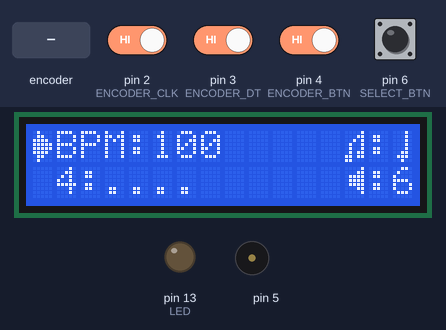
Bench run of a sketch on a simulated Arduino Uno, built with avr-gcc and run on an emulated ATmega328P. Shown: 16×2 character LCD, output pins drawn as LEDs (lit = HIGH), buzzer (waves = sounding). Dashed ring = blinking. The inputs (shaded band) are chosen by the test bench; at power-on: pin 2 (ENCODER_CLK), pin 3 (ENCODER_DT), pin 4 (ENCODER_BTN), pin 6 (SELECT_BTN) HIGH.

Above: at 3.2 s.
3.3 s: pin 6 (SELECT_BTN) pulled LOW for 0.15 s
At 4.2 s:
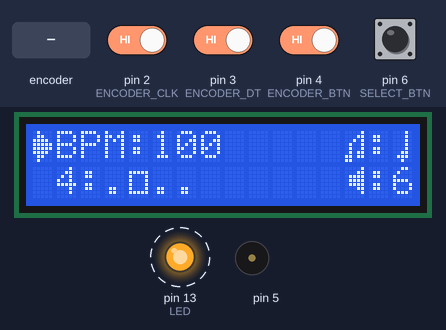
5.4 s: pin 4 (ENCODER_BTN) driven LOW
At 5.5 s:
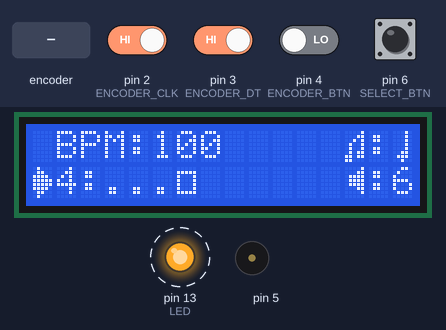
7.3 s: pin 6 (SELECT_BTN) pulled LOW for 1 s
At 7.36 s:
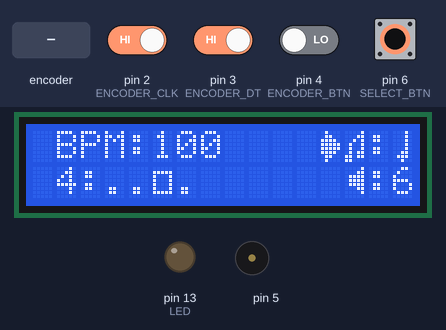
9.9 s: pin 6 (SELECT_BTN) pulled LOW for 0.15 s
At 10.86 s:
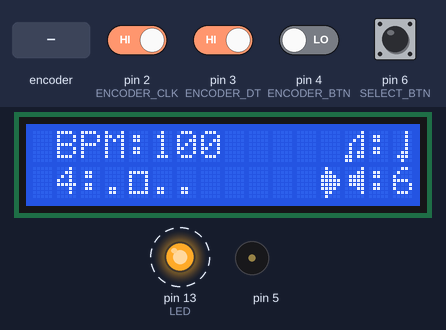
13.0 s: pin 6 (SELECT_BTN) pulled LOW for 3.2 s
At 13.12 s:
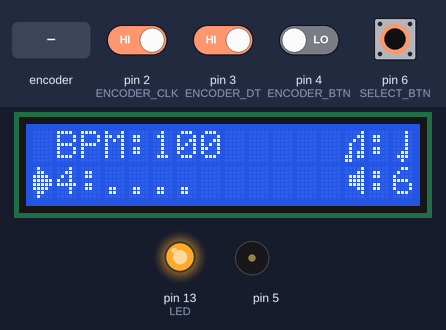
17.7 s: rotary encoder on pin 2 (ENCODER_CLK) / pin 3 (ENCODER_DT) turned 2 steps (second pin leading)
At 18.49 s:
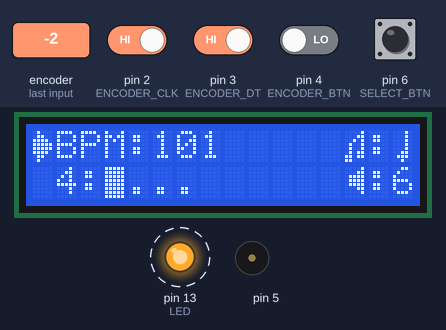
Timing chart, 0 to 22.1 s (numbered marks = the images above; inputs shaded):
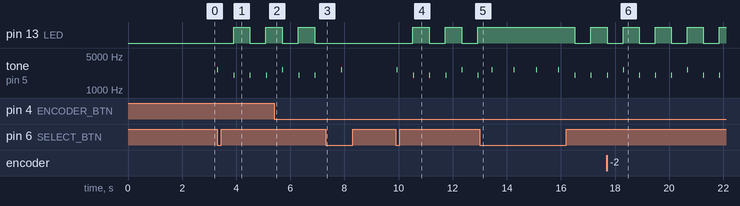

The sketch:

sketch.ino
```cpp
// Projekt z przedmiotu technika mikroprocesorowa 1
// Opis projektu:
// Stworzyliśmy elektroniczny metronom z wyborem odpowiednich opcji, do jego stworzenia
// zostały wykorzystane następujące elementy:
// -Płytka zawierająca mikrokontroler Atmega328PB
// -Enkoder z przyciskiem
// -Przycisk do włączenia metronomu
// -Głośnik
// -Rezystor 220
// -Wyświetlacz LCD
// -Breadboard

// W projekcie mamy do wyboru kilka opcji takich jak:
// -wybór uderzeń na minutę
// -wybór ilości uderzeń w takcie (sygnalizowany jest początek taktu głośniejszym uderzeniem)
// -wybór "nuty" tzn. ćwierćnuty, ósemki, szesnastki
// -wybór głośności, przy tej opcji również zmienia się wysokość dźwięku
//
#include "Metronom.h" // Plik zawierający strukturę oraz funkcje inicjalizujące i obsługujące metronom
#include <LiquidCrystal.h> // Biblioteka potrzebna do wyświetlacza LCD
#include <avr/io.h>        // Biblioteka do obsługi wejść/wyjść
#include <avr/interrupt.h> // Biblioteka do obsługi przerwań

// Inicjalizacja metronomu
void Metronom_init(Metronom* metronom) {
    metronom->tempo = 100;          // Ustawienie początkowego tempa na 100 BPM
    metronom->noteDuration = 4;     // Ustawienie domyślnej długości nuty na ćwierćnutę
}

// Obliczanie skalera dla danego tempa
int Metronom_calcPrescaler(Metronom* metronom, uint8_t bpm) {
    // Liczba milisekund w minucie to 60000
    long minuteMillis = 60000;
    // Obliczamy długość jednej ćwierćnuty (w milisekundach)
    long quarterNoteDuration = minuteMillis / bpm;
    // Obliczamy długość nuty (ćwierćnuta, ósemka, szesnastka) w milisekundach
    long noteDurationMillis = quarterNoteDuration / metronom->noteDuration;
    // Zwracamy wartość do ustawienia rejestru porównawczego
    return (16000000L / 256) * noteDurationMillis / 1000 - 1;
}
// Inne obliczenie skalera
//int Metronom_calcPrescaler(Metronom* vt, uint8_t bpm) {
    //long scaler = 256;
    //long bpmPrescaler = bpm * scaler;
    //long noteScaler = 960000000 / (vt->noteDuration);
    //return (noteScaler - bpmPrescaler) / bpmPrescaler;
//}

// Konfiguracja timera
void Metronom_setup(Metronom* metronom) {
    //noInterrupts();
    cli(); // Wyłączenie przerwania
    // Wyczyszczenie rejestrów
    TCCR1A = 0;
    TCCR1B = 0;
    TCNT1 = 0;
    // Ustawienie rejestru porównania wyjściowego
    OCR1A = Metronom_calcPrescaler(metronom, metronom->tempo);

    //CTC (Clear Timer on Compare Match) to tryb pracy timerów w mikrokontrolerach AVR,
    //który umożliwia generowanie precyzyjnych okresów czasowych poprzez
    //automatyczne wyzerowanie timera po osiągnięciu wartości określonej w rejestrze porównawczym,
    // co jest użyteczne do generowania przerwań, sygnałów PWM oraz dokładnego odmierzania czasu.

    // Tryb CTC
    TCCR1B |= (1 << WGM12);
    // Ustawienie preskalera na 1024
    TCCR1B |= (1 << CS12) | (1 << CS10);
    // Włączenie przerwania porównania wyjściowego
    TIMSK1 |= (1 << OCIE1A);
    //interrupts();
    sei(); // Włączenie przerwania
}

// Reset timera
void Metronom_reset(Metronom* metronom) {
    TCNT1 = 0; // Ustawienie licznika timera na 0
}

// Ustawianie czasu trwania nuty
void Metronom_setNoteDuration(Metronom* metronom, uint8_t noteDuration) {
    metronom->noteDuration = noteDuration; // Ustaw długości nuty
    OCR1A = Metronom_calcPrescaler(metronom, metronom->tempo); // Przeliczenie wartości skalera
}

// Ustawianie tempa
void Metronom_setTempo(Metronom* metronom, uint8_t tempo) {
    metronom->tempo = tempo; // Ustawienie nowego tempa
    OCR1A = Metronom_calcPrescaler(metronom, tempo);
}

// Zwiększanie tempa o 1 BPM
//void Metronom_addOneBPM(Metronom* metronom) {
    //if (metronom->tempo < 250) { // Sprawdzenie czy tempo nie przekracza maksymalnej wartości
        //metronom->tempo++; // Zwiększenie tempa
        //OCR1A = Metronom_calcPrescaler(metronom, metronom->tempo);
    //}
//}

// Zwiększanie tempa o 1 BPM
void Metronom_addOneBPM(Metronom* metronom) {
    if (metronom->tempo < 250) { // Sprawdzenie czy tempo nie przekracza maksymalnej wartości
        metronom->tempo++; // Zwiększenie tempa
    } else {
        metronom->tempo = 30; // Cykliczne przejście z 250 do 120
    }
  OCR1A = Metronom_calcPrescaler(metronom, metronom->tempo);
}

// Zmniejszanie tempa o 1 BPM
void Metronom_subtractOneBPM(Metronom* metronom) {
    if (metronom->tempo > 1) { // Sprawdzenie czy tempo nie jest mniejsze niż minimalna wartość
        metronom->tempo--; // Zmniejsz tempo
        OCR1A = Metronom_calcPrescaler(metronom, metronom->tempo); // Przelicz wartość preskalera
    }
}

// Definicje pinów i stałych
#define LED 13                 // pin diody LED
#define ENCODER_CLK 2          // pin CLK enkodera
#define ENCODER_DT  3          // pin DT enkodera
#define ENCODER_BTN 4          // pin przycisku enkodera
#define SELECT_BTN 6           // pin przycisku wyboru

#define MAX_BEATS_STEPS 9      // maksymalna liczba kroków w takcie

#define NOTE_DURATION_MIN 1    // minimalna długość nuty
#define NOTE_DURATION_MAX 2    // maksymalna długość nuty

#define SOUND_MIN 1            // minimalna głośność
#define SOUND_MAX 10           // maksymalna głośność

// Identyfikatory do menu
#define MENU_TEMPO 0           // tempa
#define MENU_BEATS 1           // taktu
#define MENU_NOTE_DURATION 2   // długości nuty
#define MENU_SOUND 3           // głośności

// Definicje nut
#define NOTE_QUARTERS 4        // ćwierćnuta
#define NOTE_EIGHTS 8          // ósemka
#define NOTE_SIXTEENTHS 16     // szesnastka

Metronom metronom; // Stworzenie obiektu metronomu
LiquidCrystal lcd(12, 11, 10, 9, 8, 7); // Inicjalizacja wyświetlacza LCD oraz odpowiednie piny, które wykorzystujemy
int lastClk = HIGH; // Zmienna przechowująca ostatni stan pinu CLK enkodera
bool isOn = false; // Flaga określająca czy metronom jest włączony

uint8_t step = 0; // Aktualny krok taktu
uint8_t totalSteps = 4; // Liczba kroków w takcie początkowej

uint8_t sound = 6; // Poziom głośności początkowej

uint8_t noteDuration = NOTE_QUARTERS; // Długość nuty początkowej - ćwierćnuta

uint8_t menuSelect = 0; // Wybrana opcja menu

// Początkowe ustawienia to:
// -BPM:100
// -takt 4/4
// -ćwierćnuta
// -6 poziom głośności

//Odpowiednie symbole zaprojektowane dla komórki 5x8

//Symbol strzałki
uint8_t customCharArrow[] = {
  B01000,
  B01100,
  B11110,
  B11111,
  B11111,
  B11110,
  B01100,
  B01000
};
//Symbol głośniczka
uint8_t customCharSpeaker[] = {
  B00001,
  B00011,
  B01111,
  B01111,
  B01111,
  B00011,
  B00001,
  B00000
};
//Symbol ćwierćnuty
uint8_t customCharNoteQuarter[] = {
  B00010,
  B00010,
  B00010,
  B00010,
  B00010,
  B00110,
  B01110,
  B00100
};
//Symbol ósemki
uint8_t customCharNoteEights[] = {
  B00001,
  B00011,
  B00101,
  B01001,
  B01001,
  B01011,
  B11011,
  B11000
};
//Symbol szesnastki
uint8_t customCharNoteSixteenths[] = {
  B00011,
  B00101,
  B01011,
  B01101,
  B01001,
  B01011,
  B11011,
  B11000
};

// Obsługa przerwania timera
void handleTickCallback() {
  if(!isOn) return; // Jeśli metronom jest wyłączony, zakończ funkcję
  step++; // Zwiększ krok
  if(step > totalSteps - 1) step = 0; // Jeśli krok przekracza całkowitą liczbę kroków, zresetuj go do 0
  digitalWrite(LED, digitalRead(LED) ^ 1); // Odczytanie stanu z LED
  refreshScreen(true); // Odśwież ekran i odtwórz dźwięk
}

// Funkcja setup uruchamiana przy starcie programu
void setup() {
  pinMode(LED, OUTPUT); // Ustawienie pinu LED jako wyjścia
  pinMode(ENCODER_CLK, INPUT); // Ustawienie pinu enkodera CLK jako wejścia
  pinMode(ENCODER_DT, INPUT); // Ustawienie pinu enkodera DT jako wejścia
  pinMode(ENCODER_BTN, INPUT_PULLUP); // Ustawienie pinu przycisku enkodera jako wejścia z podciąganiem
  pinMode(SELECT_BTN, INPUT_PULLUP); // Ustawienie pinu przycisku SELECT jako wejścia z podciąganiem

  Metronom_init(&metronom); // Inicjalizacja metronomu
  Metronom_setup(&metronom); // Konfiguracja timera

  // Inicjalizacja LCD
  lcd.begin(16, 2); // Ustawienie wyświetlacza w tryb pracy 16x2
  //Stworzenie na wyświetlaczu symboli
  lcd.createChar(1, customCharArrow); // Tworzenie znaku strzałki
  lcd.createChar(2, customCharSpeaker); // Tworzenie znaku głośniczka
  lcd.createChar(3, customCharNoteQuarter); // Tworzenie znaku ćwierćnuty
  lcd.createChar(4, customCharNoteEights); // Tworzenie znaku ósemki
  lcd.createChar(5, customCharNoteSixteenths); // Tworzenie znaku szesnastki
  lcd.setCursor(0, 0); // Ustawienie kursora na początku pierwszej linii
  lcd.print("Metronom v1");
  lcd.setCursor(0, 1); // Ustawienie kursora na początku drugiej linii
  lcd.print("BK WK");
  delay(2000); // Opóźnienie 2 sekundy
  refreshScreen(false); // Odświeżenie ekranu bez odtwarzania dźwięku
}

// Odświeżanie ekranu LCD
void refreshScreen(bool playTone) {
  lcd.clear(); // Wyczyść ekran LCD

  // Wyświetlanie tempa
  lcd.setCursor(1, 0);
  lcd.print("BPM:");
  lcd.print(metronom.tempo);

  // Obsługa dźwięku
  if(playTone) {
    soundBeats();
  }

  // Wyświetlanie uderzeń
  drawBeats();

  // Wyświetlanie nut
  lcd.setCursor(13, 0);
  lcd.write(4);
  lcd.write(":");
  switch(noteDuration) {
    case NOTE_QUARTERS:
      lcd.write(3);  // Rysowanie ćwierćnuty
    break;
    case NOTE_EIGHTS:
      lcd.write(4);  // Rysowanie ósemki
    break;
    case NOTE_SIXTEENTHS:
      lcd.write(5);  // Rysowanie szesnastki
    break;
  }

  // Wyświetlanie dźwięku
  lcd.setCursor(13, 1);
  lcd.write(2);
  lcd.write(":");
  lcd.print(sound);

  // Wyświetlanie menu
  drawMenu();
}

//Rysowanie uderzeń na ekranie LCD
void drawBeats() {
  lcd.setCursor(1, 1);
  lcd.print(totalSteps);
  lcd.print(":");

  for(uint8_t i = 0; i < totalSteps; i++) {
    if(step == i && isOn) { // Jeśli to jest aktualny krok i metronom jest włączony
      if(step == 0) {
        lcd.write(255); // Pierwszy krok oznaczony pełnym blokiem
      } else {
        lcd.write(219); // Kolejne kroki oznaczone częściowym blokiem
      }
    } else {
      lcd.write("."); // Krok nieaktywny oznaczony kropką
    }
  }
}

// Obsługa dźwięków uderzeń
void soundBeats() {
  lcd.setCursor(1, 1);
  lcd.print(totalSteps);
  lcd.print(":");

  for(uint8_t i = 0; i < totalSteps; i++) {
    if(step == i && isOn) { // Jeśli to jest aktualny krok i metronom jest włączony
      if(step == 0) {
        tone(5, 400 * sound + 200, 20); // Wysokość dźwięku dla pierwszego kroku
      } else {
        tone(5, 300 * sound + 200, 20); // Wysokość dźwięku dla kolejnych kroków
      }
    } else {
      lcd.write("."); // Krok nieaktywny oznaczony kropką
    }
  }
}

// Rysowanie menu na ekranie LCD
void drawMenu() {
  switch(menuSelect) {
    case MENU_TEMPO:
      lcd.setCursor(0, 0);
      lcd.write(1); // Rysowanie strzałki przy opcji tempa
    break;
    case MENU_BEATS:
      lcd.setCursor(0, 1);
      lcd.write(1); // Rysowanie strzałki przy opcji uderzeń
    break;
    case MENU_NOTE_DURATION:
      lcd.setCursor(12, 0);
      lcd.write(1); // Rysowanie strzałki przy opcji długości nuty
    break;
    case MENU_SOUND:
      lcd.setCursor(12, 1);
      lcd.write(1); //Rysowanie strzałki przy opcji głośności
    break;
  }
}
// Funckaj loop odpowiedzialna głównie za obsługę urządzenia
void loop() {
  int newClk = digitalRead(ENCODER_CLK); // odczyt stanu pinu CLK enkodera
  if (newClk != lastClk) {
    // Zmiana na pinie CLK
    lastClk = newClk;
    int dtValue = digitalRead(ENCODER_DT); // odczyt stanu pinu DT enkodera
    if (newClk == LOW && dtValue == HIGH) {
      handleRotaryUp(); // obsługa obrotu enkodera w górę
      refreshScreen(false);
    } else if (newClk == LOW && dtValue == LOW) {
      handleRotaryDown(); // obsługa obrotu enkodera w dół
      refreshScreen(false);
    }
    delay(5); // opóźnienie dla stabilizacji odczytu
  }
  // Obsługa przycisku
  if (digitalRead(SELECT_BTN) == LOW) {
    isOn = !isOn;           // zmiana stanu metronomu
    step = 0;               // reset kroku
    Metronom_reset(&metronom); // reset metronomu
    refreshScreen(true);    // odświeżenie ekranu z dźwiękiem
    delay(200);             // opóźnienie zmiany opcji
  }
  // Obsługa menu
  if(digitalRead(ENCODER_BTN) == LOW) {
    menuSelect++;           // przejście do następnej opcji menu
    if(menuSelect > 3) menuSelect = 0; // resetowanie wyboru menu, jeśli przekroczono maksymalną wartość
    refreshScreen(false);   // odświeżenie ekranu bez dźwięku
    delay(200);             // opóźnienie
  }
}

// Obsługa enkodera w górę
void handleRotaryUp() {
  switch(menuSelect) {
    case MENU_TEMPO:
      Metronom_addOneBPM(&metronom); // zwiększenie tempa o 1 BPM
    break;
    case MENU_BEATS:
      addTotalSteps();               // zwiększenie liczby kroków
    break;
    case MENU_NOTE_DURATION:
      addNoteDuration();             // zmiana długości nuty w górę
    break;
    case MENU_SOUND:
      addSoundStep();                // zwiększenie głośności
    break;
  }
}

// Obsługa enkodera w dół
void handleRotaryDown() {
  switch(menuSelect) {
    case MENU_TEMPO:
      Metronom_subtractOneBPM(&metronom); // zmniejszenie tempa o 1 BPM
    break;
    case MENU_BEATS:
      subtractTotalSteps();               // zmniejszenie liczby kroków
    break;
    case MENU_NOTE_DURATION:
      subtractNoteDuration();             // zmiana długości nuty w dół
    break;
    case MENU_SOUND:
      subtractSoundStep();                // zmniejszenie głośności
    break;
  }
}

// Zmiana trwania nuty w górę
void addNoteDuration() {
  if(noteDuration == NOTE_QUARTERS) {
    noteDuration = NOTE_EIGHTS;           // zmiana na ósemkę
  } else if(noteDuration == NOTE_EIGHTS) {
    noteDuration = NOTE_SIXTEENTHS;       // zmiana na szesnastkę
  } else {
    noteDuration = NOTE_QUARTERS;         // zmiana na ćwierćnutę
  }
  Metronom_setNoteDuration(&metronom, noteDuration); // ustawienie nowego trwania nuty
  Metronom_reset(&metronom);            // reset metronomu
  step = 0;                             // reset kroku
  refreshScreen(true);                  // odświeżenie ekranu z dźwiękiem
}

// Zmiana trwania nuty w dół
void subtractNoteDuration() {
  if(noteDuration == NOTE_QUARTERS) {
    noteDuration = NOTE_SIXTEENTHS;       // zmiana na szesnastkę
  } else if(noteDuration == NOTE_SIXTEENTHS) {
    noteDuration = NOTE_EIGHTS;           // zmiana na ósemkę
  } else {
    noteDuration = NOTE_QUARTERS;         // zmiana na ćwierćnutę
  }
  step = 0;                               // reset kroku
  Metronom_setNoteDuration(&metronom, noteDuration); // ustawienie nowego trwania nuty
  Metronom_reset(&metronom);            // reset metronomu
  refreshScreen(true);                  // odświeżenie ekranu z dźwiękiem
}

// Zmiana głośności w górę
//void addSoundStep() {
  //if(sound < SOUND_MAX) {
    //sound++;                             // zwiększenie głośności
  //}
//}

// Zamiana głośności w górę
void addSoundStep() {
    if (sound < SOUND_MAX) {
        sound++; // zwiększenie głośności
    } else {
        sound = 1; // Rest poziomu głośności jeśli osiągnie maksymalny poziom
    }
    refreshScreen(false);
}

// Zmiana głośności w dół
void subtractSoundStep() {
  if(sound > SOUND_MIN) {
    sound--;                             // zmniejszenie głośności
  }
}

// Zmiana liczby kroków w górę
//void addTotalSteps() {
  //if(totalSteps < MAX_BEATS_STEPS) {
    //totalSteps++;                        // zwiększenie liczby kroków
  //}
  //refreshScreen(false);                  // odświeżenie ekranu bez dźwięku
//}


void addTotalSteps() {
  if(totalSteps < MAX_BEATS_STEPS) {
    totalSteps++; // zwiększenie liczby kroków
  } else {
    totalSteps = 1; // Cykliczne przejście z 9 do 1
  }
  refreshScreen(false); // odświeżenie ekranu bez dźwięku
}

// Zmiana liczby kroków w dół
void subtractTotalSteps() {
  if(totalSteps > 1) {
    totalSteps--;                        // zmniejszenie liczby kroków
  }
  refreshScreen(false);                  // odświeżenie ekranu bez dźwięku
}

// Przerwanie timera
ISR(TIMER1_COMPA_vect) {
  handleTickCallback();
}
```

Metronom.h
```cpp
#ifndef METRONOM_H
#define METRONOM_H

#include <stdint.h> // Załączanie nagłówka dla typów całkowitych o określonej wielkości

// Definicja struktury dla metronomu
typedef struct {
  uint8_t tempo;           // tempo metronomu w BPM (Beats Per Minute)
  uint8_t noteDuration;    // czas trwania nuty (w jednostkach, np. ćwierćnuta, ósemka)
} Metronom;

// Funkcje inicjalizujące i obsługujące metronom
void Metronom_init(Metronom* metronom); // Inicjalizacja metronomu z domyślnymi wartościami
int Metronom_calcPrescaler(Metronom* metronom, uint8_t bpm); // Obliczanie preskalera na podstawie tempa
void Metronom_setup(Metronom* metronom); // Konfiguracja timera
void Metronom_reset(Metronom* metronom); // Resetowanie timera
void Metronom_setNoteDuration(Metronom* metronom, uint8_t noteDuration); // Ustawianie czasu trwania nuty
void Metronom_setTempo(Metronom* metronom, uint8_t tempo); // Ustawianie tempa
void Metronom_addOneBPM(Metronom* metronom); // Zwiększanie tempa o 1 BPM
void Metronom_subtractOneBPM(Metronom* metronom); // Zmniejszanie tempa o 1 BPM

#endif // METRONOM_H
```

Source omitted: Metronom.c (3491 bytes)

Measured:
- after the input at 3.3 s, pin 13 (LED): LOW → HIGH after 0.60 s, → LOW 0.60 s later, → HIGH 0.60 s later; tone on pin 5: silent → 2600 Hz at once, then repeats every 0.60 s: silent 0.58 s, 2000 Hz 0.02 s; the display: first changes at once (image 1 shows a later state)
- after the input at 5.4 s, the display: changes at once (image 2)
- after the input at 7.3 s, pin 13 (LED): stops changing and stays LOW
- after the input at 9.9 s, pin 13 (LED): alternates HIGH for 0.60 s and LOW for 0.60 s, starting after 0.63 s; tone on pin 5: plays 2600 Hz for 0.02 s, 2000 Hz for 0.02 s, 2000 Hz for 0.02 s, 2000 Hz for 0.02 s, 2600 Hz for 0.02 s, 2000 Hz for 0.02 s, starting at once; the display: first changes at once (image 4 shows a later state)
- after the input at 13.0 s, the display: changes at once (image 5)
- what the display in image 1 shows lasts 0.6 s, from 3.9 s to 4.5 s
